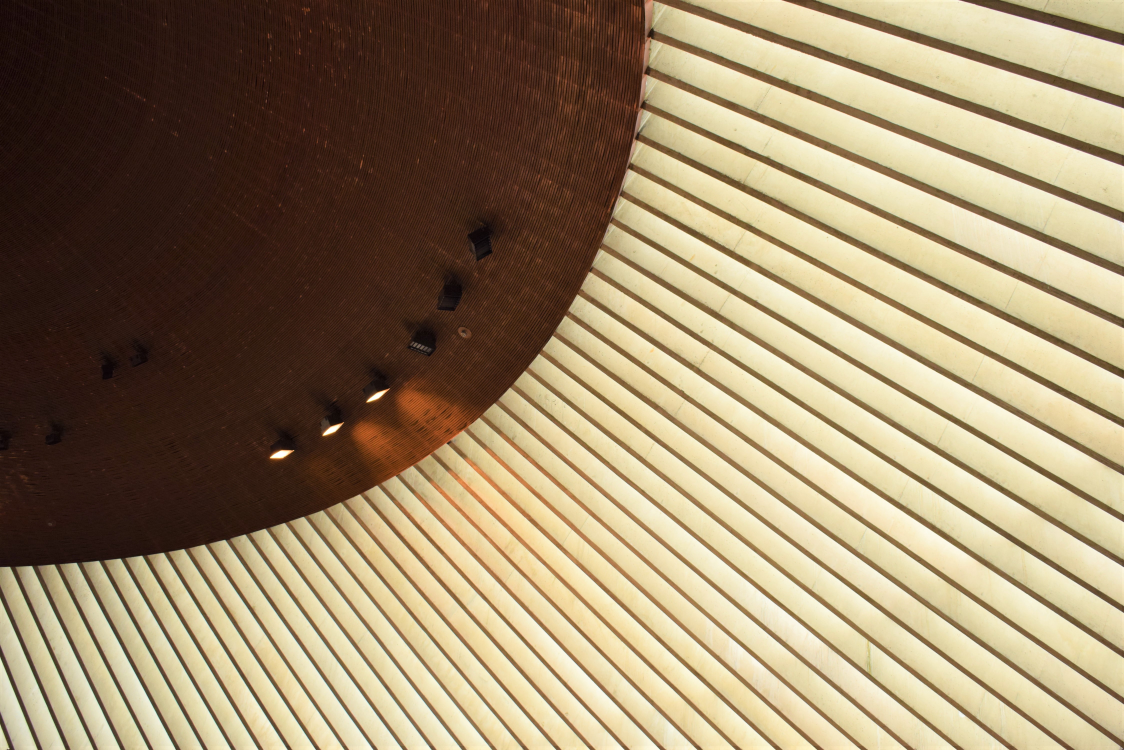
#> input picture images/other/DSC_0012.JPG, 4496 x 3000 px, given as the content of the folder ./images/big-other, which was not available (shown at 1/4 size)
$ python downsample.py
#> lines starting #> are read from the running program, lines starting #| are printed output that depends on the picture
from PIL import Image
import os

image_set = "other"

dir_big = "./images/big-{}".format(image_set)
dir_small = "./images/small-{}".format(image_set)
for f in os.listdir(dir_big):
	im_big = Image.open("{}/{}".format(dir_big, f))
#> im_big is the input picture: PIL image 4496x3000 RGB; mean R, G, B 155.8, 136.6, 106.3
	x, y = im_big.size
#> x = 4496; y = 3000
	im_small = im_big.resize((int(x/5), int(y/5)), Image.BICUBIC)
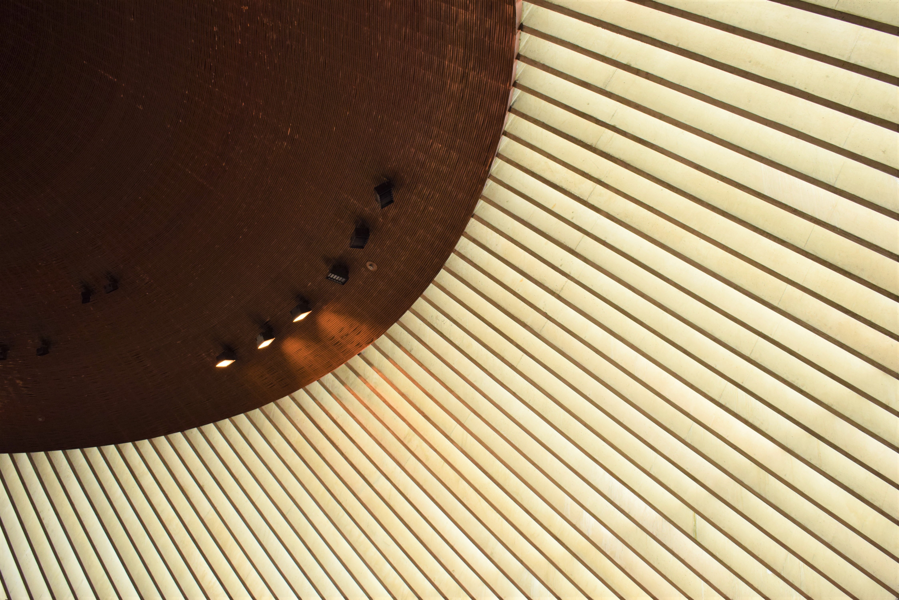
#> im_small: PIL image 899x600 RGB; mean R, G, B 155.8, 136.6, 106.3
	if not os.path.isfile("{}/{}".format(dir_small, f)):
		im_small.save("{}/{}".format(dir_small, f))
	else:
		print("{} already exists".format(f))

$ run again, on images/other/DSC_0130.JPG
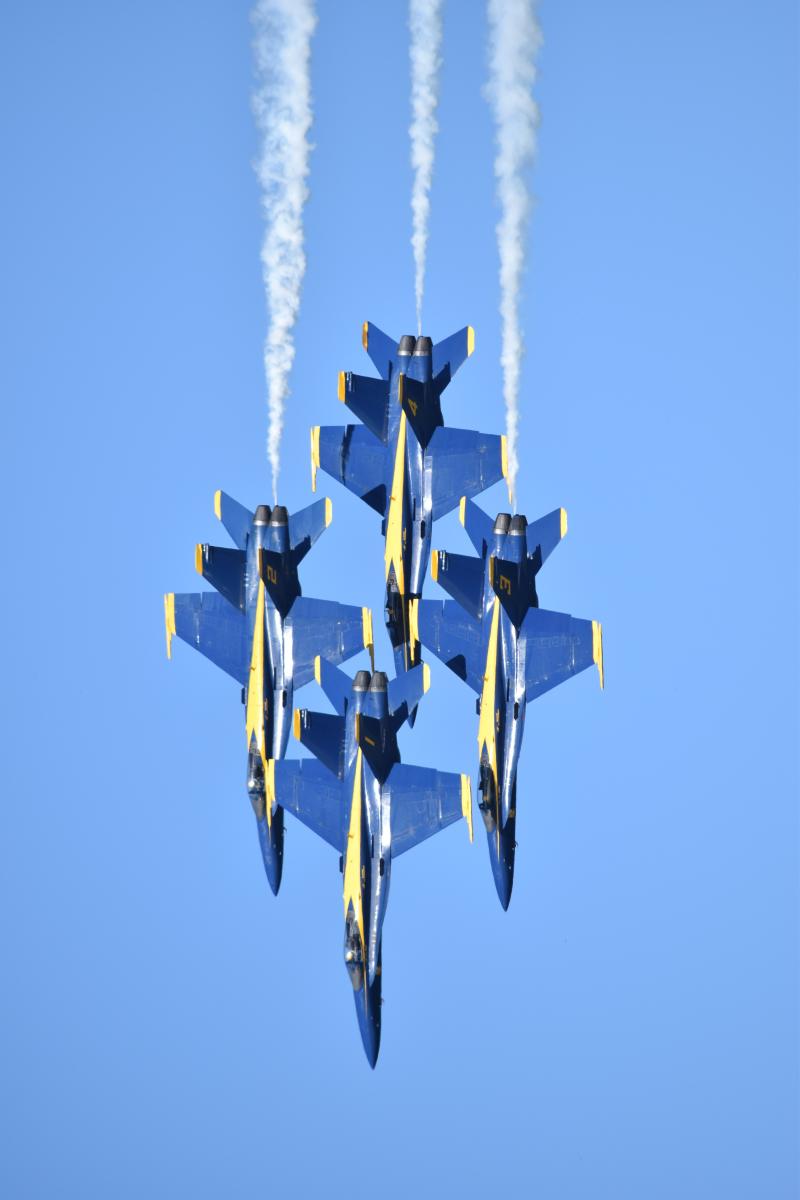
#> input picture images/other/DSC_0130.JPG, 4000 x 6000 px, given as the content of the folder ./images/big-other, which was not available (shown at 1/5 size)
#> im_big is the input picture: PIL image 4000x6000 RGB; mean R, G, B 121.8, 168.7, 232
#> `im_small = im_big.resize((int(x/5), int(y/5)), Image.BICUBIC)`:
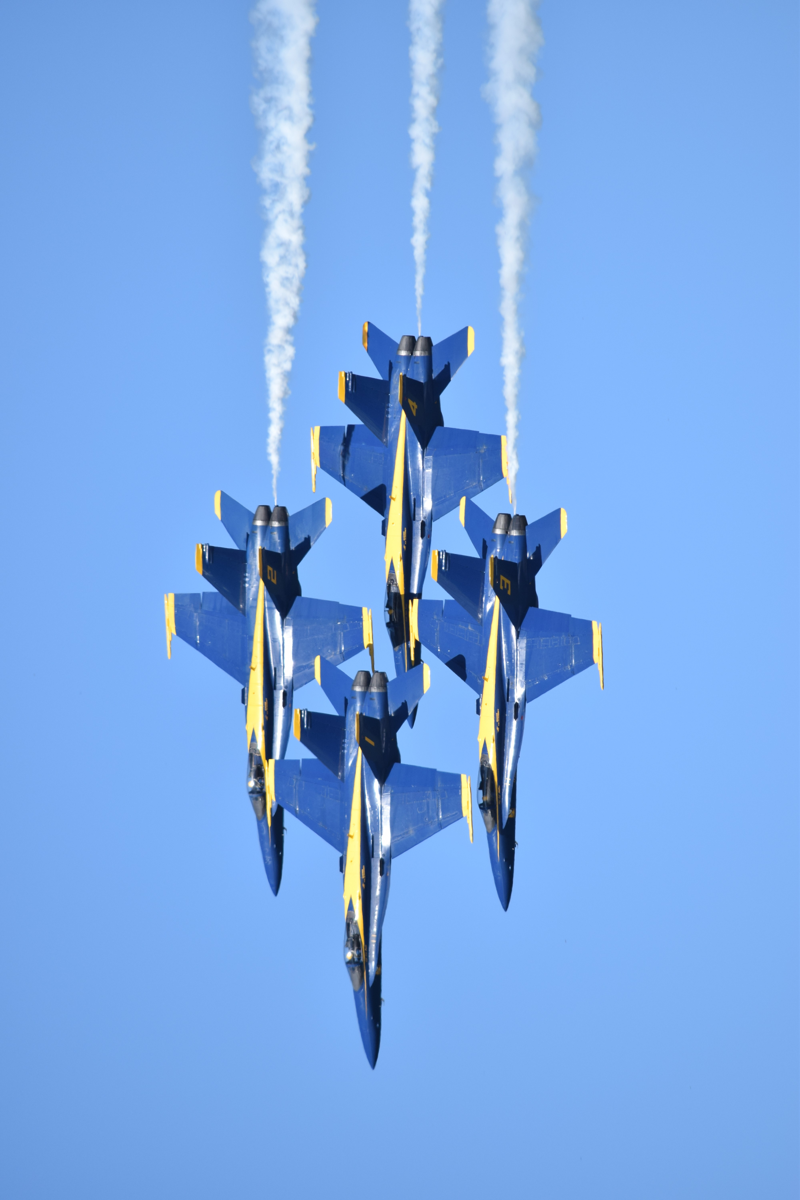
#> im_small: PIL image 800x1200 RGB; mean R, G, B 121.8, 168.7, 232

$ run again, on images/other/DSC_0234.JPG
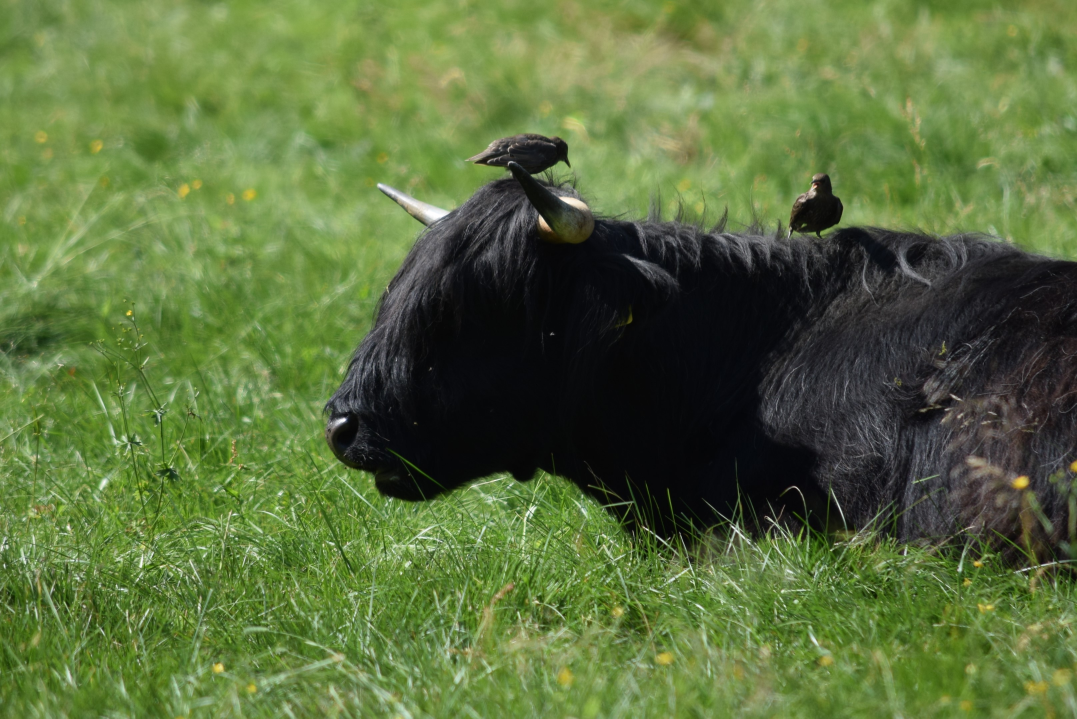
#> input picture images/other/DSC_0234.JPG, 3231 x 2156 px, given as the content of the folder ./images/big-other, which was not available (shown at 1/3 size)
#> im_big is the input picture: PIL image 3231x2156 RGB; mean R, G, B 90.4, 110.9, 61.3
#> `im_small = im_big.resize((int(x/5), int(y/5)), Image.BICUBIC)`:
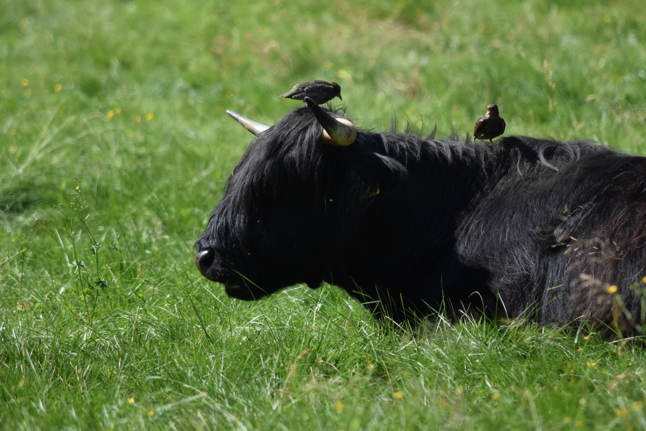
#> im_small: PIL image 646x431 RGB; mean R, G, B 90.4, 110.9, 61.3

$ run again, on images/other/DSC_0326.jpg
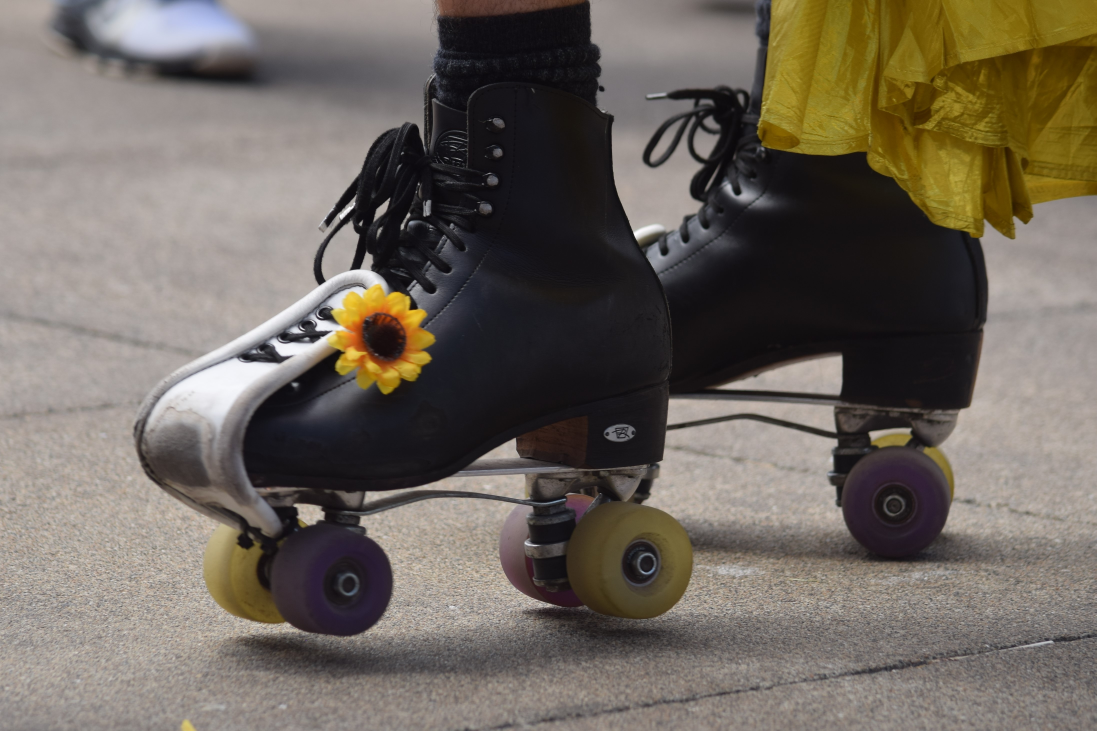
#> input picture images/other/DSC_0326.jpg, 4386 x 2923 px, given as the content of the folder ./images/big-other, which was not available (shown at 1/4 size)
#> im_big is the input picture: PIL image 4386x2923 RGB; mean R, G, B 111, 103.1, 93.9
#> `im_small = im_big.resize((int(x/5), int(y/5)), Image.BICUBIC)`:
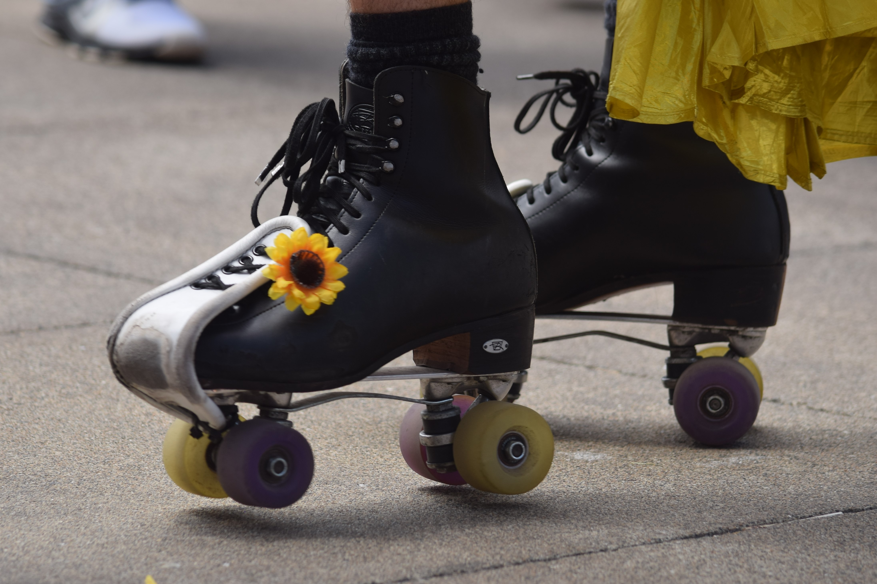
#> im_small: PIL image 877x584 RGB; mean R, G, B 111, 103.1, 93.9
